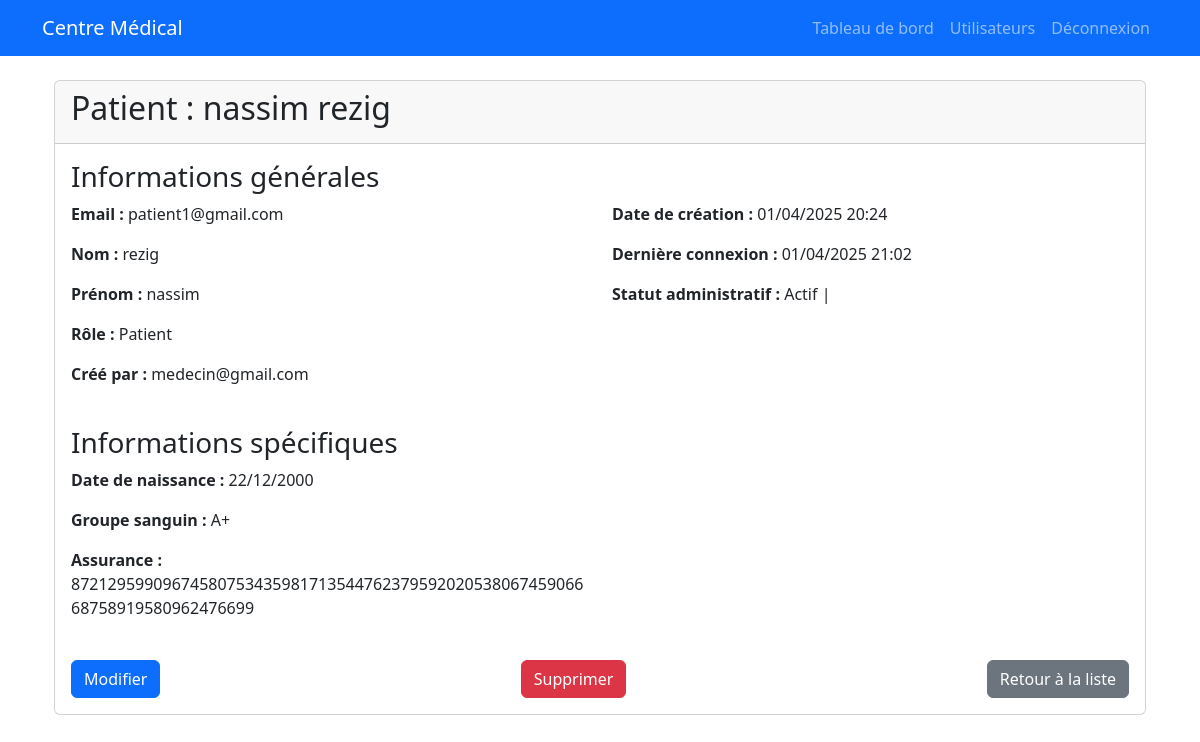
The app's page /accounts/users/98/ (signed in) with its own data.
### accounts/models.py (models this page shows, shortened)
class User(AbstractUser):
    ROLE_CHOICES = (
        ('ADMIN', 'Administrateur'),
        ('MEDECIN', 'Médecin'),
        ('PATIENT', 'Patient'),
        ('RADIOLOGUE', 'Radiologue'),
        ('LABORANTIN', 'Laborantin'),
        ('PRATICIEN', 'Praticien de santé'),
    )
    email = models.EmailField(unique=True)
    role = models.CharField(max_length=15, choices=ROLE_CHOICES, default='PATIENT')
    created_by = models.ForeignKey('self', on_delete=models.SET_NULL, null=True, blank=True, related_name='created_users')
    USERNAME_FIELD = 'email'
    REQUIRED_FIELDS = []
    objects = UserManager()
    def __str__(self):
        return self.email
    @property
    def is_admin(self):
        return self.role == 'ADMIN'
    @property
    def is_medecin(self):
        return self.role == 'MEDECIN'
    @property
    def is_patient(self):
        return self.role == 'PATIENT'
    @property
    def is_radiologue(self):
        return self.role == 'RADIOLOGUE'
    @property
    def is_laborantin(self):
        return self.role == 'LABORANTIN'
    @property
    def is_praticien(self):
        return self.role == 'PRATICIEN'

class Patient(models.Model):
    user = models.OneToOneField(
        settings.AUTH_USER_MODEL,
        on_delete=models.CASCADE,
        related_name='patient_profile'
    )
    date_of_birth = models.DateField()
    blood_type = models.CharField(max_length=3)
    encrypted_insurance = models.BinaryField()
    ibe_policy = models.TextField(blank=True)

### accounts/views.py (the view, shortened to what this page needs)
# urls.py: path('users/<int:pk>/', views.UserDetailView.as_view(), name='user_detail'),
class UserDetailView(UserPassesTestMixin, DetailView):
    model = User
    template_name = 'accounts/user_detail.html'
    context_object_name = 'user_object'  # Évite la confusion avec request.user
    def test_func(self):
        user_to_view = self.get_object()
        print(f"Utilisateur connecté: {self.request.user}, Profil demandé: {user_to_view}")
        if self.request.user.is_admin:
            return True
    def get_context_data(self, **kwargs):
        context = super().get_context_data(**kwargs)
        user_object = self.get_object()
        user_attributes = []
        if self.request.user.is_admin:
            user_attributes.append("ADMIN")
        if self.request.user.is_medecin:
            user_attributes.append("MEDECIN")
        if self.request.user.is_praticien:
            user_attributes.append("PRATICIEN")
        if self.request.user.is_radiologue:
            user_attributes.append("RADIOLOGUE")
        if self.request.user.is_laborantin:
            user_attributes.append("LABORANTIN")
        context['user_attributes'] = user_attributes
        if user_object.is_patient and hasattr(user_object, 'patient_profile'):
            patient_profile = user_object.patient_profile
            context['profile'] = patient_profile
            encrypted_insurance = patient_profile.encrypted_insurance
            insurance_number_decrypted = None
            if encrypted_insurance:
                try:
                    insurance_number_decrypted = ibe_decrypt(encrypted_insurance, self.request.user.email)
                    print(self.request.user.email)
                except Exception as e:
                    insurance_number_decrypted = f"Erreur lors du déchiffrement : {str(e)}"
            context['insurance_number_decrypted'] = insurance_number_decrypted
        return context

### accounts/ibe.py (called while the page is built)
    def is_on_curve(self, point):
        if point is None:
            return True
        x, y = point
        return (y*y - (x*x*x + self.a*x + self.b)) % self.p == 0

    def add(self, P, Q):
        if P is None: return Q
        if Q is None: return P
        x_p, y_p = P
        x_q, y_q = Q
        if x_p == x_q and y_p != y_q:
            return None  # Point at infinity
        if P == Q:
            m = (3*x_p*x_p + self.a) * pow(2*y_p, self.p-2, self.p) % self.p
        else:
            m = (y_q - y_p) * pow(x_q - x_p, self.p-2, self.p) % self.p
        x_r = (m*m - x_p - x_q) % self.p
        y_r = (m*(x_p - x_r) - y_p) % self.p
        return (x_r, y_r)

    def scalar_mult(self, k, P):
        if k == 0 or P is None:
            return None
        if k < 0:
            return self.scalar_mult(-k, (P[0], -P[1] % self.p))
        result = None
        current = P
        while k > 0:
            if k % 2 == 1:
                result = self.add(result, current)
            current = self.add(current, current)
            k = k // 2
        return result

    def _cache_key(self, P, Q):
        if P is None or Q is None:
            return None
        return (P[0], P[1], Q[0], Q[1])

    def miller_algorithm(self, P, Q):
        if not self.curve.is_on_curve(P) or not self.curve.is_on_curve(Q):
            raise ValueError("Les points doivent être sur la courbe")
        if P is None or Q is None:
            return 1
        cache_key = self._cache_key(P, Q)
        if cache_key in self._cache:
            return self._cache[cache_key]
        r_bin = bin(self.r)[2:]
        T = P
        f = 1
        for i in range(1, len(r_bin)):
            f = (f * f) % self.curve.p
            T = self.curve.add(T, T)
            if r_bin[i] == '1':
                f = (f * self.evaluate_line(T, P, Q)) % self.curve.p
                T = self.curve.add(T, P)
        self._cache[cache_key] = f
        return f

    def evaluate_line(self, T, P, Q):
        if T is None or P is None:
            return 1
        x_t, y_t = T
        x_p, y_p = P
        x_q, y_q = Q
        if T == P:
            m = (3 * x_t * x_t + self.curve.a) * pow(2 * y_t, self.curve.p-2, self.curve.p) % self.curve.p
        else:
            m = (y_t - y_p) * pow(x_t - x_p, self.curve.p-2, self.curve.p) % self.curve.p
        return (y_q - y_t - m * (x_q - x_t)) % self.curve.p

    def compute(self, P, Q):
        return self.miller_algorithm(P, Q)

### accounts/templates/accounts/user_detail.html (shortened to what this page needs)
{% extends 'base.html' %}
{% block content %}
<div class="container mt-4">
    <div class="card">
        <div class="card-header">
            <h2>
                {% if user_object.is_patient %}
                    Patient : {{ user_object.get_full_name|default:user_object.email }}
                {% elif user_object.is_medecin %}
                    Dr. {{ user_object.get_full_name|default:user_object.email }}
                {% else %}
                    {{ user_object.get_full_name|default:user_object.email }} ({{ user_object.get_role_display }})
                {% endif %}
            </h2>
        </div>
        <div class="card-body">
            <h3>Informations générales</h3>
            <div class="row mb-4">
                <div class="col-md-6">
                    <p><strong>Email :</strong> {{ user_object.email }}</p>
                    <p><strong>Nom :</strong> {{ user_object.last_name|default:"Non spécifié" }}</p>
                    <p><strong>Prénom :</strong> {{ user_object.first_name|default:"Non spécifié" }}</p>
                    <p><strong>Rôle :</strong> {{ user_object.get_role_display }}</p>
                    <p><strong>Créé par :</strong> {{ user_object.created_by.email|default:"N/A" }}</p>
                </div>
                <div class="col-md-6">
                    <p><strong>Date de création :</strong> {{ user_object.date_joined|date:"d/m/Y H:i" }}</p>
                    <p><strong>Dernière connexion :</strong> {{ user_object.last_login|date:"d/m/Y H:i"|default:"Jamais connecté" }}</p>
                    {% if request.user.is_admin %}
                    <p><strong>Statut administratif :</strong>
                        {% if user_object.is_active %}Actif{% else %}Inactif{% endif %} |
                    </p>
                    {% endif %}
                </div>
            </div>
            {% if profile %}
                <h3>Informations spécifiques</h3>
                <div class="row mb-4">
                    {% if user_object.is_patient %}
                        <div class="col-md-6">
                            <p><strong>Date de naissance :</strong> {{ profile.date_of_birth|date:"d/m/Y" }}</p>
                            <p><strong>Groupe sanguin :</strong> {{ profile.blood_type }}</p>
                            <p><strong>Assurance :</strong> {{ insurance_number_decrypted }}</p>
                        </div>
                    {% elif user_object.is_medecin %}
                        <div class="col-md-6">
                            <p><strong>Spécialisation :</strong> {{ profile.specialization }}</p>
                            <p><strong>Téléphone :</strong> {{ profile.phone_number|default:"Non spécifié" }}</p>
                        </div>
                    {% elif user_object.is_radiologue %}
                        <div class="col-md-6">
                            <p><strong>Domaine :</strong> {{ profile.radiology_field }}</p>
                            <p><strong>Téléphone :</strong> {{ profile.phone_number|default:"Non spécifié" }}</p>
                        </div>
                    {% elif user_object.is_laborantin %}
                        <div class="col-md-6">
                            <p><strong>Département :</strong> {{ profile.lab_department }}</p>
                            <p><strong>Téléphone :</strong> {{ profile.phone_number|default:"Non spécifié" }}</p>
                        </div>
                    {% endif %}
                </div>
            {% endif %}
            <div class="d-flex justify-content-between mt-4">
                {% if request.user.is_admin or request.user == user_object.created_by and user_object.is_patient %}
                <a href="{% url 'user_delete' user_object.id %}" class="btn btn-primary">Modifier</a>
                <a href="{% url 'user_delete' user_object.id %}" class="btn btn-danger">Supprimer</a>
                {% endif %}
                <a href="{% url 'user_list' %}" class="btn btn-secondary">Retour à la liste</a>
            </div>
        </div>
    </div>
</div>
{% endblock %}

### records on screen
User: get_full_name "nassim rezig", email "patient1@gmail.com", last_name "rezig", first_name "nassim", role "Patient", created_by.email "medecin@gmail.com", date_joined "01/04/2025 20:24", last_login "01/04/2025 21:02"
Patient: date_of_birth "22/12/2000", blood_type "A+"

### other values on screen
{{ insurance_number_decrypted }} "8721295990967458075343598171354476237959202053806745906668758919580962476699"
